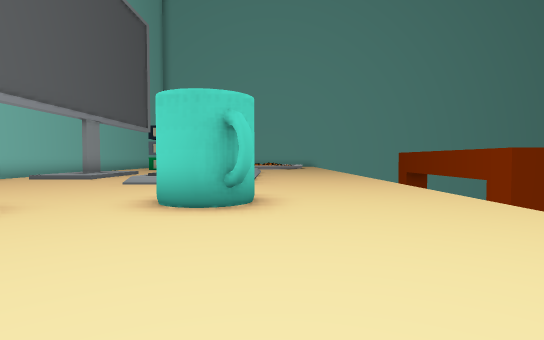
view 1 (above)

18 first-person views from a walk through a 3-D level made in the Unity game engine. The camera is 1.3 m above the floor, tilts 2° down and sees 80° across. The floor is counted in squares, 2 m on a side. Each view is taken from the middle of a square. On the plan, view 1 faces up. The plan holds only what a view shows up to about 10 squares ahead; the rest is blank. The place goes on beyond the plan. The player character is not drawn. Some surface patterns are stand-ins.

view 2
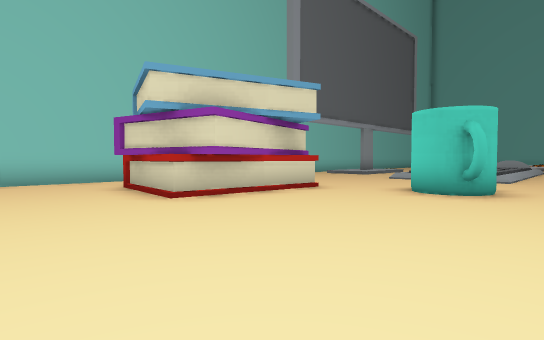

view 3
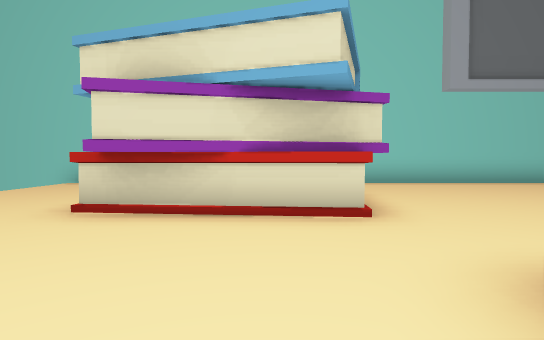

view 4
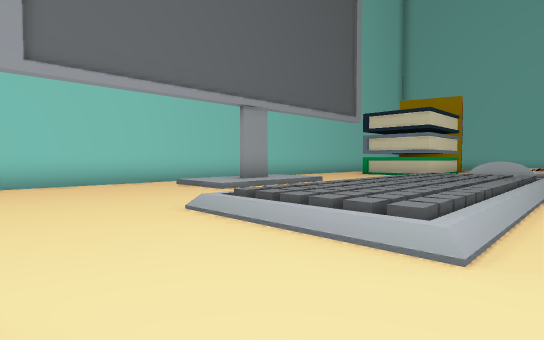

view 5
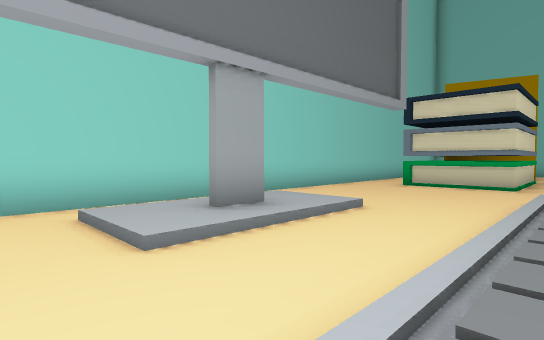

view 6
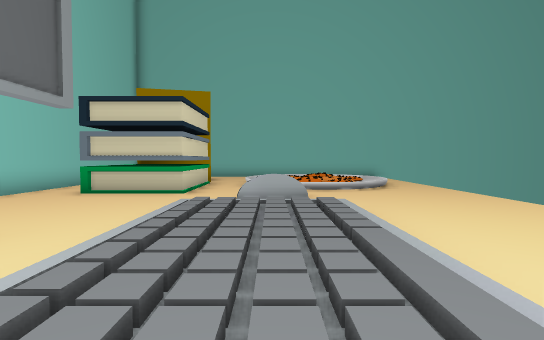

view 7
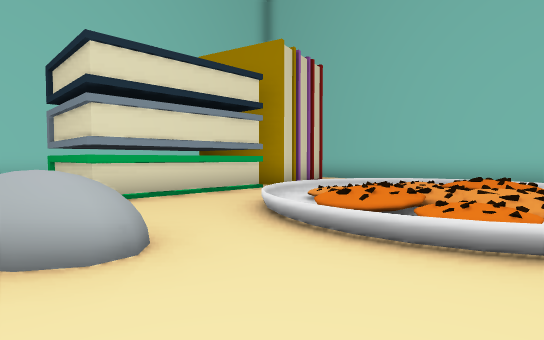

view 8
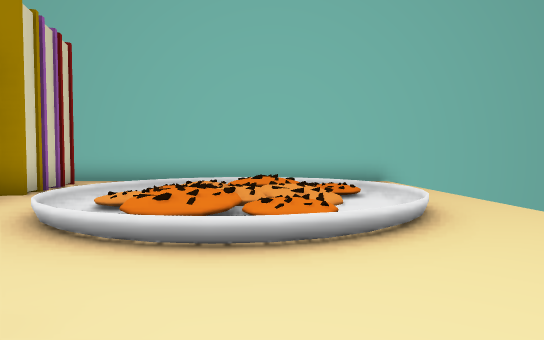

view 9
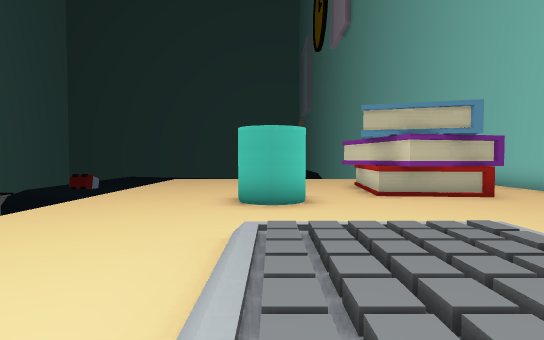

view 10
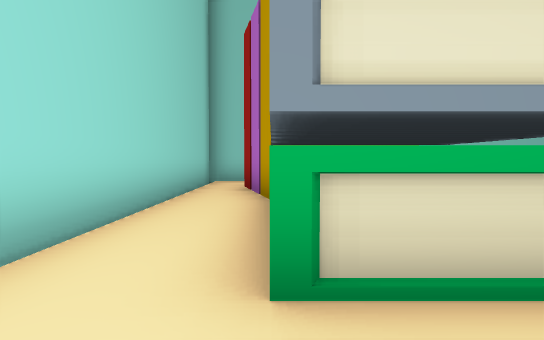

view 11
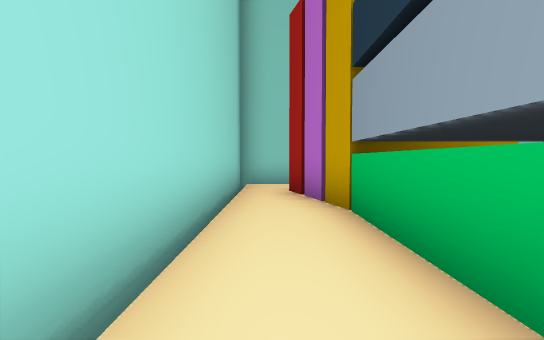

view 12
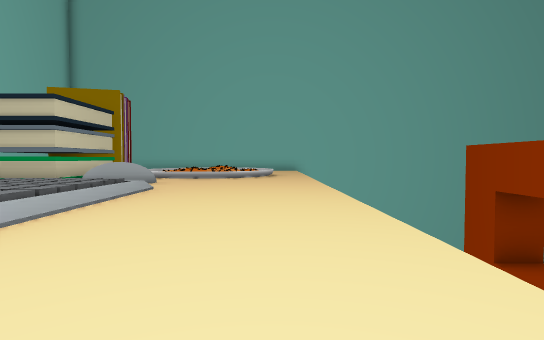

view 13
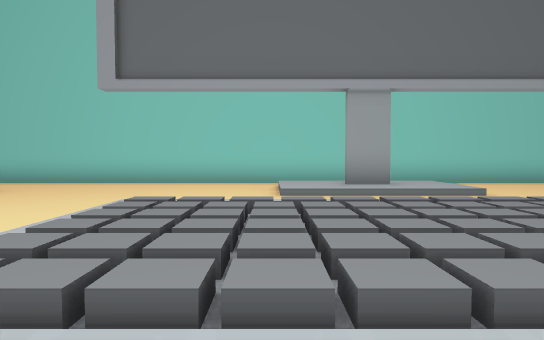

view 14
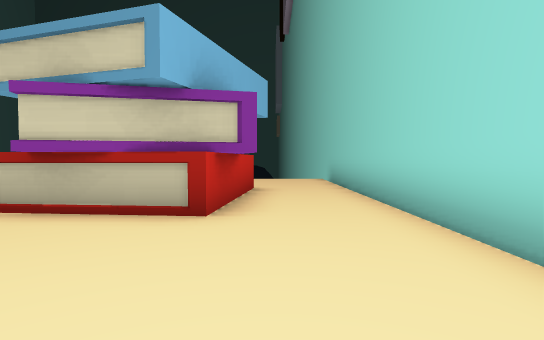

view 15
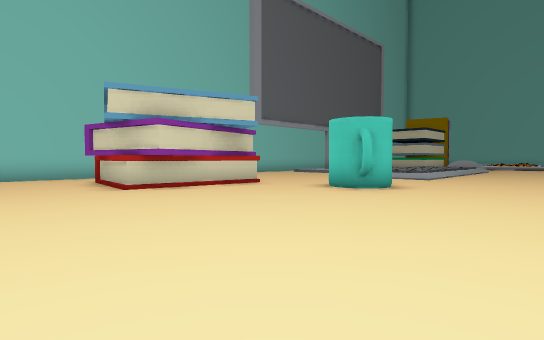

view 16
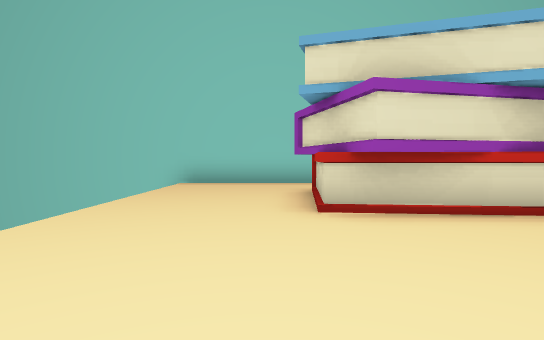

view 17
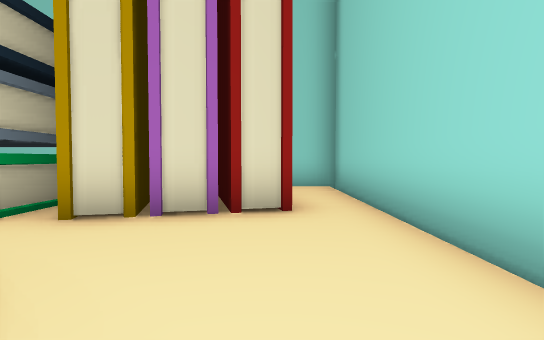

view 18
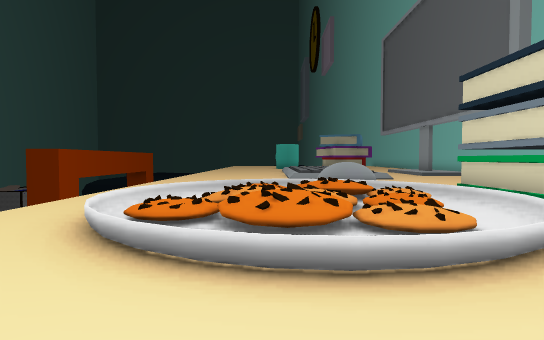

### Floor plan
Key: @ floor where view 1 was taken; # wall or solid block; . main floor; : floor 0.25 m higher than the main floor; + floor 0.5 m higher than the main floor; / step, stairs or slope; ^ raised ledge; v drop or lower ground.
Columns run from 9 left of view 1 to 6 right of it. Each row starts with its distance up from view 1.
 27 ################
 26 #....... .  .
 25 #.. #...... .
 24 #.###...///..
 23 #.###...+///.
 22 #.###./.:+./.
 21 #.###.////...
 20 #.###..////..
 19 #.###.../....
 18 #......^/....
 17 #...../^.....
 16 #.....///....  v
 15 #.....///....  v
 14 # ....///....  v
 13 # ::..///....
 12 #.#:..///....
 11 #.::..///....
 10 #.//..///....  v
  9 #.....///....  v
  8 #.....///....
  7 #............
  6 #............
  5 #.......##...
  4 #..##^...#...
  3 #..###.......
  2 #..###.......
  1 #..###.......
  0 #........@...
 -1 #............
 -2 #............
 -3 #
 -4 #
 -5 #

Positions as (right, up) in squares from view 1, and headings:
1: (0, 0), facing up
2: (1, -2), facing up-left
3: (0, 3), facing left
4: (0, 6), facing up-left
5: (-3, 9), facing up-left
6: (-2, 10), facing up
7: (1, 17), facing up-left
8: (0, 17), facing up
9: (-1, 12), facing down
10: (-7, 17), facing up
11: (-8, 18), facing up
12: (2, 9), facing up
13: (0, 10), facing left
14: (-7, 8), facing down
15: (3, -2), facing up-left
16: (0, 0), facing left
17: (-1, 25), facing left
18: (0, 26), facing down
